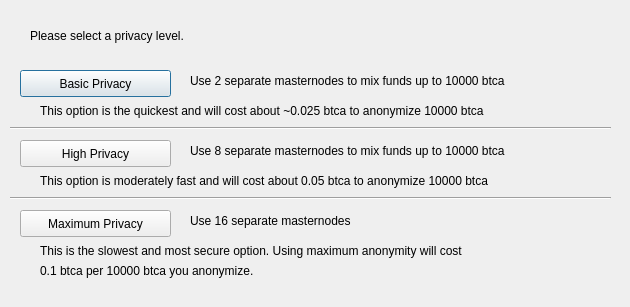
<?xml version="1.0" encoding="UTF-8"?>
<ui version="4.0">
 <class>ObfuscationConfig</class>
 <widget class="QDialog" name="ObfuscationConfig">
  <property name="geometry">
   <rect>
    <x>0</x>
    <y>0</y>
    <width>630</width>
    <height>307</height>
   </rect>
  </property>
  <property name="windowTitle">
   <string>Configure Obfuscation</string>
  </property>
  <widget class="QPushButton" name="buttonBasic">
   <property name="geometry">
    <rect>
     <x>20</x>
     <y>70</y>
     <width>151</width>
     <height>27</height>
    </rect>
   </property>
   <property name="text">
    <string>Basic Privacy</string>
   </property>
  </widget>
  <widget class="QPushButton" name="buttonHigh">
   <property name="geometry">
    <rect>
     <x>20</x>
     <y>140</y>
     <width>151</width>
     <height>27</height>
    </rect>
   </property>
   <property name="text">
    <string>High Privacy</string>
   </property>
  </widget>
  <widget class="QPushButton" name="buttonMax">
   <property name="geometry">
    <rect>
     <x>20</x>
     <y>210</y>
     <width>151</width>
     <height>27</height>
    </rect>
   </property>
   <property name="text">
    <string>Maximum Privacy</string>
   </property>
  </widget>
  <widget class="QLabel" name="label">
   <property name="geometry">
    <rect>
     <x>30</x>
     <y>20</y>
     <width>571</width>
     <height>31</height>
    </rect>
   </property>
   <property name="text">
    <string>Please select a privacy level.</string>
   </property>
  </widget>
  <widget class="QLabel" name="label_2">
   <property name="geometry">
    <rect>
     <x>190</x>
     <y>70</y>
     <width>421</width>
     <height>21</height>
    </rect>
   </property>
   <property name="text">
    <string>Use 2 separate masternodes to mix funds up to 10000 btca</string>
   </property>
  </widget>
  <widget class="QLabel" name="label_3">
   <property name="geometry">
    <rect>
     <x>190</x>
     <y>140</y>
     <width>411</width>
     <height>21</height>
    </rect>
   </property>
   <property name="text">
    <string>Use 8 separate masternodes to mix funds up to 10000 btca</string>
   </property>
  </widget>
  <widget class="QLabel" name="label_4">
   <property name="geometry">
    <rect>
     <x>190</x>
     <y>210</y>
     <width>421</width>
     <height>21</height>
    </rect>
   </property>
   <property name="text">
    <string>Use 16 separate masternodes</string>
   </property>
  </widget>
  <widget class="QLabel" name="label_6">
   <property name="geometry">
    <rect>
     <x>40</x>
     <y>100</y>
     <width>561</width>
     <height>21</height>
    </rect>
   </property>
   <property name="text">
    <string>This option is the quickest and will cost about ~0.025 btca to anonymize 10000 btca</string>
   </property>
  </widget>
  <widget class="QLabel" name="label_7">
   <property name="geometry">
    <rect>
     <x>40</x>
     <y>170</y>
     <width>561</width>
     <height>21</height>
    </rect>
   </property>
   <property name="text">
    <string>This option is moderately fast and will cost about 0.05 btca to anonymize 10000 btca</string>
   </property>
  </widget>
  <widget class="QLabel" name="label_8">
   <property name="geometry">
    <rect>
     <x>40</x>
     <y>240</y>
     <width>561</width>
     <height>21</height>
    </rect>
   </property>
   <property name="text">
    <string>This is the slowest and most secure option. Using maximum anonymity will cost</string>
   </property>
  </widget>
  <widget class="QLabel" name="label_9">
   <property name="geometry">
    <rect>
     <x>40</x>
     <y>260</y>
     <width>561</width>
     <height>21</height>
    </rect>
   </property>
   <property name="text">
    <string>0.1 btca per 10000 btca you anonymize.</string>
   </property>
  </widget>
  <widget class="Line" name="line">
   <property name="geometry">
    <rect>
     <x>10</x>
     <y>120</y>
     <width>601</width>
     <height>16</height>
    </rect>
   </property>
   <property name="orientation">
    <enum>Qt::Horizontal</enum>
   </property>
  </widget>
  <widget class="Line" name="line_2">
   <property name="geometry">
    <rect>
     <x>10</x>
     <y>190</y>
     <width>601</width>
     <height>16</height>
    </rect>
   </property>
   <property name="orientation">
    <enum>Qt::Horizontal</enum>
   </property>
  </widget>
 </widget>
 <resources/>
 <connections/>
</ui>
